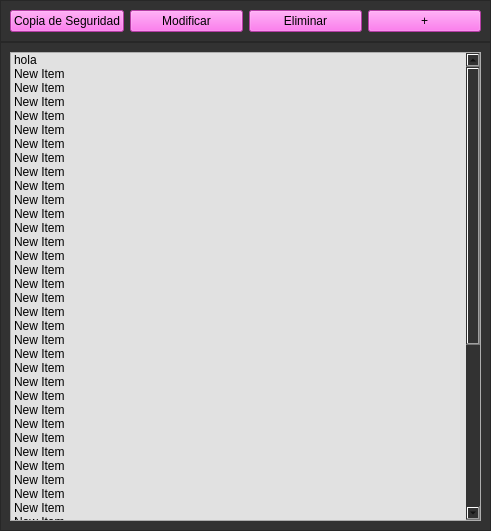
<?xml version="1.0" encoding="UTF-8"?>
<ui version="4.0">
 <class>Form</class>
 <widget class="QWidget" name="Form">
  <property name="geometry">
   <rect>
    <x>0</x>
    <y>0</y>
    <width>491</width>
    <height>531</height>
   </rect>
  </property>
  <property name="windowTitle">
   <string>Form</string>
  </property>
  <property name="styleSheet">
   <string notr="true">background-color: rgb(50, 50, 50)</string>
  </property>
  <layout class="QVBoxLayout" name="verticalLayout">
   <property name="spacing">
    <number>0</number>
   </property>
   <property name="leftMargin">
    <number>0</number>
   </property>
   <property name="topMargin">
    <number>0</number>
   </property>
   <property name="rightMargin">
    <number>0</number>
   </property>
   <property name="bottomMargin">
    <number>0</number>
   </property>
   <item>
    <widget class="QFrame" name="frame">
     <property name="maximumSize">
      <size>
       <width>16777215</width>
       <height>80</height>
      </size>
     </property>
     <property name="frameShape">
      <enum>QFrame::StyledPanel</enum>
     </property>
     <property name="frameShadow">
      <enum>QFrame::Raised</enum>
     </property>
     <layout class="QHBoxLayout" name="horizontalLayout">
      <item>
       <widget class="QPushButton" name="BotonCopiaSeguridad">
        <property name="styleSheet">
         <string notr="true">background-color: rgb(252, 86, 230)</string>
        </property>
        <property name="text">
         <string>Copia de Seguridad</string>
        </property>
       </widget>
      </item>
      <item>
       <widget class="QPushButton" name="BotonModificar">
        <property name="styleSheet">
         <string notr="true">background-color: rgb(252, 86, 230)</string>
        </property>
        <property name="text">
         <string>Modificar</string>
        </property>
       </widget>
      </item>
      <item>
       <widget class="QPushButton" name="BotonEliminar">
        <property name="styleSheet">
         <string notr="true">background-color: rgb(252, 86, 230)</string>
        </property>
        <property name="text">
         <string>Eliminar</string>
        </property>
       </widget>
      </item>
      <item>
       <widget class="QPushButton" name="BotonAgregar">
        <property name="styleSheet">
         <string notr="true">background-color: rgb(252, 86, 230)</string>
        </property>
        <property name="text">
         <string>+</string>
        </property>
       </widget>
      </item>
     </layout>
    </widget>
   </item>
   <item>
    <widget class="QFrame" name="frame_2">
     <property name="sizePolicy">
      <sizepolicy hsizetype="Preferred" vsizetype="Preferred">
       <horstretch>0</horstretch>
       <verstretch>0</verstretch>
      </sizepolicy>
     </property>
     <property name="frameShape">
      <enum>QFrame::StyledPanel</enum>
     </property>
     <property name="frameShadow">
      <enum>QFrame::Raised</enum>
     </property>
     <layout class="QVBoxLayout" name="verticalLayout_2">
      <item>
       <widget class="QListWidget" name="listWidget">
        <property name="styleSheet">
         <string notr="true">background-color: rgb(225, 225, 225)</string>
        </property>
        <property name="frameShadow">
         <enum>QFrame::Sunken</enum>
        </property>
        <property name="autoScroll">
         <bool>true</bool>
        </property>
        <property name="editTriggers">
         <set>QAbstractItemView::DoubleClicked|QAbstractItemView::EditKeyPressed</set>
        </property>
        <property name="textElideMode">
         <enum>Qt::ElideRight</enum>
        </property>
        <property name="flow">
         <enum>QListView::TopToBottom</enum>
        </property>
        <property name="resizeMode">
         <enum>QListView::Fixed</enum>
        </property>
        <item>
         <property name="text">
          <string>hola</string>
         </property>
        </item>
        <item>
         <property name="text">
          <string>New Item</string>
         </property>
        </item>
        <item>
         <property name="text">
          <string>New Item</string>
         </property>
        </item>
        <item>
         <property name="text">
          <string>New Item</string>
         </property>
        </item>
        <item>
         <property name="text">
          <string>New Item</string>
         </property>
        </item>
        <item>
         <property name="text">
          <string>New Item</string>
         </property>
        </item>
        <item>
         <property name="text">
          <string>New Item</string>
         </property>
        </item>
        <item>
         <property name="text">
          <string>New Item</string>
         </property>
        </item>
        <item>
         <property name="text">
          <string>New Item</string>
         </property>
        </item>
        <item>
         <property name="text">
          <string>New Item</string>
         </property>
        </item>
        <item>
         <property name="text">
          <string>New Item</string>
         </property>
        </item>
        <item>
         <property name="text">
          <string>New Item</string>
         </property>
        </item>
        <item>
         <property name="text">
          <string>New Item</string>
         </property>
        </item>
        <item>
         <property name="text">
          <string>New Item</string>
         </property>
        </item>
        <item>
         <property name="text">
          <string>New Item</string>
         </property>
        </item>
        <item>
         <property name="text">
          <string>New Item</string>
         </property>
        </item>
        <item>
         <property name="text">
          <string>New Item</string>
         </property>
        </item>
        <item>
         <property name="text">
          <string>New Item</string>
         </property>
        </item>
        <item>
         <property name="text">
          <string>New Item</string>
         </property>
        </item>
        <item>
         <property name="text">
          <string>New Item</string>
         </property>
        </item>
        <item>
         <property name="text">
          <string>New Item</string>
         </property>
        </item>
        <item>
         <property name="text">
          <string>New Item</string>
         </property>
        </item>
        <item>
         <property name="text">
          <string>New Item</string>
         </property>
        </item>
        <item>
         <property name="text">
          <string>New Item</string>
         </property>
        </item>
        <item>
         <property name="text">
          <string>New Item</string>
         </property>
        </item>
        <item>
         <property name="text">
          <string>New Item</string>
         </property>
        </item>
        <item>
         <property name="text">
          <string>New Item</string>
         </property>
        </item>
        <item>
         <property name="text">
          <string>New Item</string>
         </property>
        </item>
        <item>
         <property name="text">
          <string>New Item</string>
         </property>
        </item>
        <item>
         <property name="text">
          <string>New Item</string>
         </property>
        </item>
        <item>
         <property name="text">
          <string>New Item</string>
         </property>
        </item>
        <item>
         <property name="text">
          <string>New Item</string>
         </property>
        </item>
        <item>
         <property name="text">
          <string>New Item</string>
         </property>
        </item>
        <item>
         <property name="text">
          <string>New Item</string>
         </property>
        </item>
        <item>
         <property name="text">
          <string>New Item</string>
         </property>
        </item>
        <item>
         <property name="text">
          <string>New Item</string>
         </property>
        </item>
        <item>
         <property name="text">
          <string>New Item</string>
         </property>
        </item>
        <item>
         <property name="text">
          <string>New Item</string>
         </property>
        </item>
        <item>
         <property name="text">
          <string>New Item</string>
         </property>
        </item>
        <item>
         <property name="text">
          <string>New Item</string>
         </property>
        </item>
        <item>
         <property name="text">
          <string>New Item</string>
         </property>
        </item>
        <item>
         <property name="text">
          <string>New Item</string>
         </property>
        </item>
        <item>
         <property name="text">
          <string>New Item</string>
         </property>
        </item>
        <item>
         <property name="text">
          <string>New Item</string>
         </property>
        </item>
        <item>
         <property name="text">
          <string>New Item</string>
         </property>
        </item>
        <item>
         <property name="text">
          <string>New Item</string>
         </property>
        </item>
        <item>
         <property name="text">
          <string>New Item</string>
         </property>
        </item>
        <item>
         <property name="text">
          <string>New Item</string>
         </property>
        </item>
        <item>
         <property name="text">
          <string>New Item</string>
         </property>
        </item>
        <item>
         <property name="text">
          <string>New Item</string>
         </property>
        </item>
        <item>
         <property name="text">
          <string>chau</string>
         </property>
        </item>
        <item>
         <property name="text">
          <string>hola]</string>
         </property>
        </item>
       </widget>
      </item>
     </layout>
    </widget>
   </item>
  </layout>
 </widget>
 <resources/>
 <connections/>
</ui>
